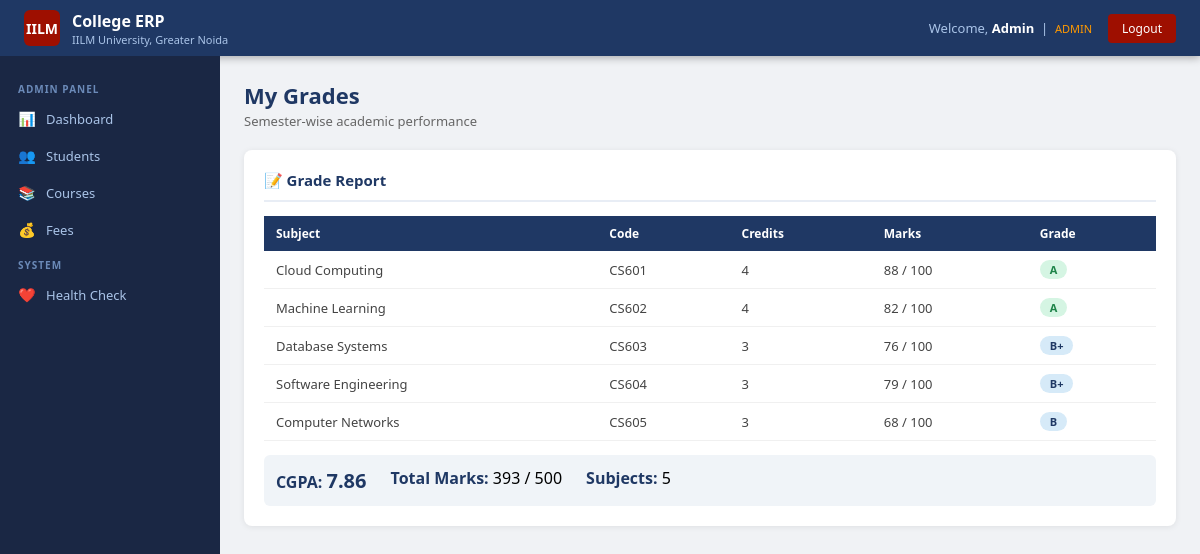
Page /grades (signed in) on the committed database.
### tables this page shows
CREATE TABLE grades (
        id INTEGER PRIMARY KEY AUTOINCREMENT,
        student_id INTEGER,
        course_id INTEGER,
        marks INTEGER,
        grade TEXT
    );

CREATE TABLE courses (
        id INTEGER PRIMARY KEY AUTOINCREMENT,
        code TEXT UNIQUE NOT NULL,
        name TEXT NOT NULL,
        credits INTEGER DEFAULT 3,
        faculty_id INTEGER
    );

### app.py (the view)
@app.route("/grades")
@login_required
def grades():
    conn = get_db()
    uid = session["user_id"]
    grades = conn.execute("""
        SELECT c.name, c.code, c.credits, g.marks, g.grade
        FROM grades g JOIN courses c ON g.course_id=c.id
        WHERE g.student_id=?""", (uid,)).fetchall()
    conn.close()
    return render_template("grades.html", grades=grades)

### app.py (called while the page is built)
def get_db():
    conn = sqlite3.connect(DB)
    conn.row_factory = sqlite3.Row
    return conn

def login_required(f):
    @wraps(f)
    def decorated(*args, **kwargs):
        if "user_id" not in session:
            return redirect(url_for("login"))
        return f(*args, **kwargs)
    return decorated

### templates/grades.html (shortened to what this page needs)
{% extends "base.html" %}
{% block content %}
<div class="page-header"><h1>My Grades</h1><p>Semester-wise academic performance</p></div>
<div class="card">
  <div class="card-header">📝 Grade Report</div>
  <table>
    <tr><th>Subject</th><th>Code</th><th>Credits</th><th>Marks</th><th>Grade</th></tr>
    {% for g in grades %}
    <tr>
      <td>{{ g.name }}</td>
      <td>{{ g.code }}</td>
      <td>{{ g.credits }}</td>
      <td>{{ g.marks }} / 100</td>
      <td>
        <span class="badge {% if g.grade in ['A+','A'] %}badge-green{% elif g.grade in ['B+','B'] %}badge-blue{% else %}badge-orange{% endif %}">
          {{ g.grade }}
        </span>
      </td>
    </tr>
    {% endfor %}
  </table>
  {% set total = grades|sum(attribute='marks') %}
  {% set cgpa = (total / (grades|length * 100) * 10)|round(2) if grades else 0 %}
  <div style="margin-top:14px;padding:12px;background:#f0f4f8;border-radius:6px;display:flex;gap:24px;">
    <div><strong style="color:#1F3864;">CGPA:</strong> <span style="font-size:20px;font-weight:800;color:#1F3864;">{{ cgpa }}</span></div>
    <div><strong style="color:#1F3864;">Total Marks:</strong> {{ total }} / {{ grades|length * 100 }}</div>
    <div><strong style="color:#1F3864;">Subjects:</strong> {{ grades|length }}</div>
  </div>
</div>
{% endblock %}

### templates/base.html (style rules this page uses)
* { margin:0;padding:0;box-sizing:border-box; }
body { font-family:'Segoe UI',Arial,sans-serif;background:#f0f2f5;min-height:100vh; }
.page-header { margin-bottom:20px; }
.page-header h1 { font-size:22px;color:#1F3864;font-weight:700; }
.page-header p { color:#666;font-size:13px;margin-top:2px; }
.card { background:white;border-radius:8px;padding:20px;box-shadow:0 1px 6px rgba(0,0,0,0.08);margin-bottom:16px; }
.card-header { font-size:15px;font-weight:700;color:#1F3864;margin-bottom:14px;padding-bottom:10px;border-bottom:2px solid #e8edf5; }
table { width:100%;border-collapse:collapse;font-size:13px; }
th { background:#1F3864;color:white;padding:9px 12px;text-align:left;font-weight:600;font-size:12px; }
td { padding:9px 12px;border-bottom:1px solid #f0f0f0;color:#444; }
.badge { display:inline-block;padding:2px 10px;border-radius:10px;font-size:11px;font-weight:600; }
.badge-green { background:#d5f5e3;color:#1d8348; }
.badge-blue { background:#d6eaf8;color:#1F3864; }

### rows in the picture
grades: name "Cloud Computing", code "CS601", credits "4", marks "88", grade "A"
grades: name "Machine Learning", code "CS602", credits "4", marks "82", grade "A"
grades: name "Database Systems", code "CS603", credits "3", marks "76", grade "B+"
grades: name "Software Engineering", code "CS604", credits "3", marks "79", grade "B+"
grades: name "Computer Networks", code "CS605", credits "3", marks "68", grade "B"

### other values in the picture
{{ session.name }} "Admin"
{{ session.role }} "ADMIN"
{{ cgpa }} "7.86"
{{ total }} "393"
{{ grades|length * 100 }} "500"
{{ grades|length }} "5"
